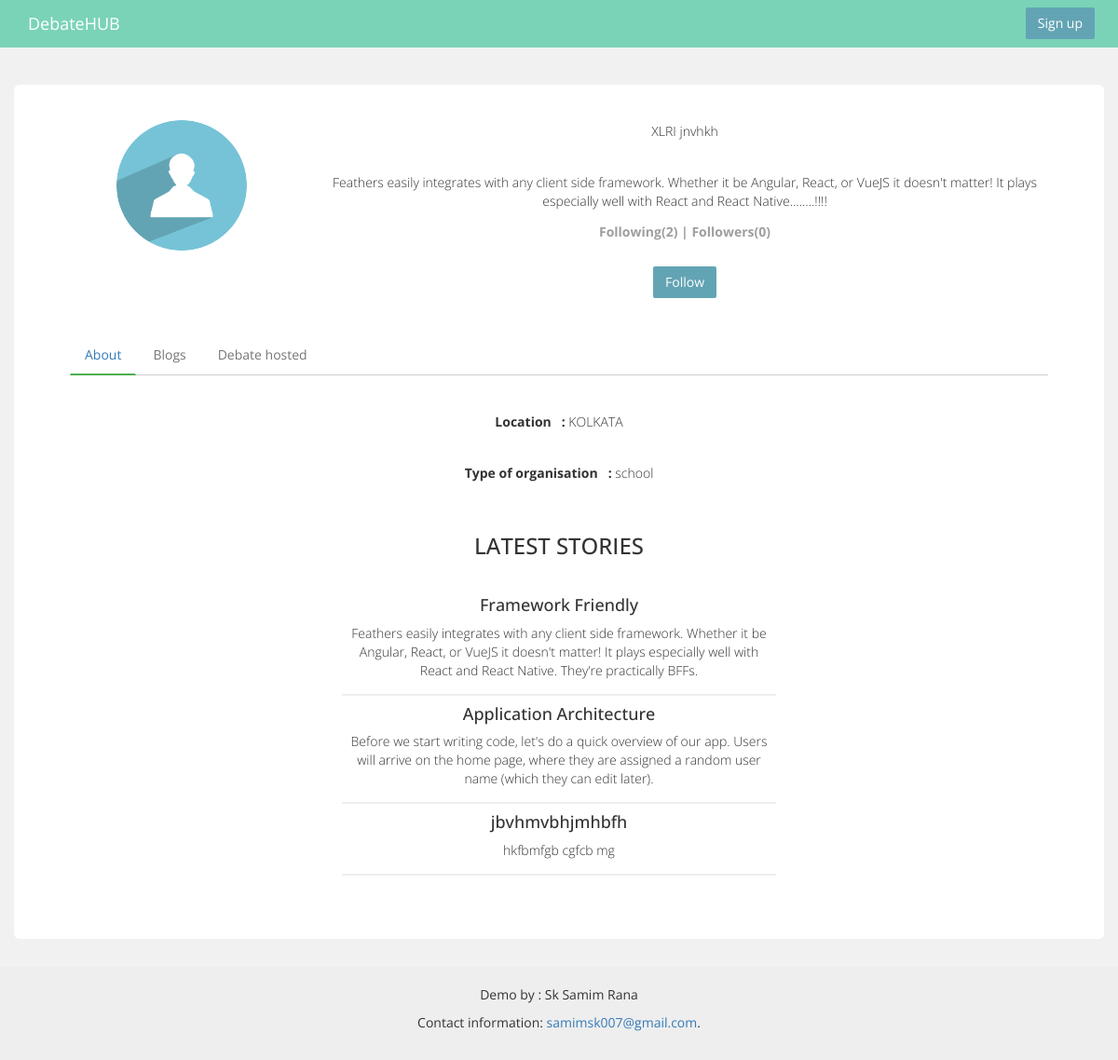
Page /user/superuser/ on the earlier database version.
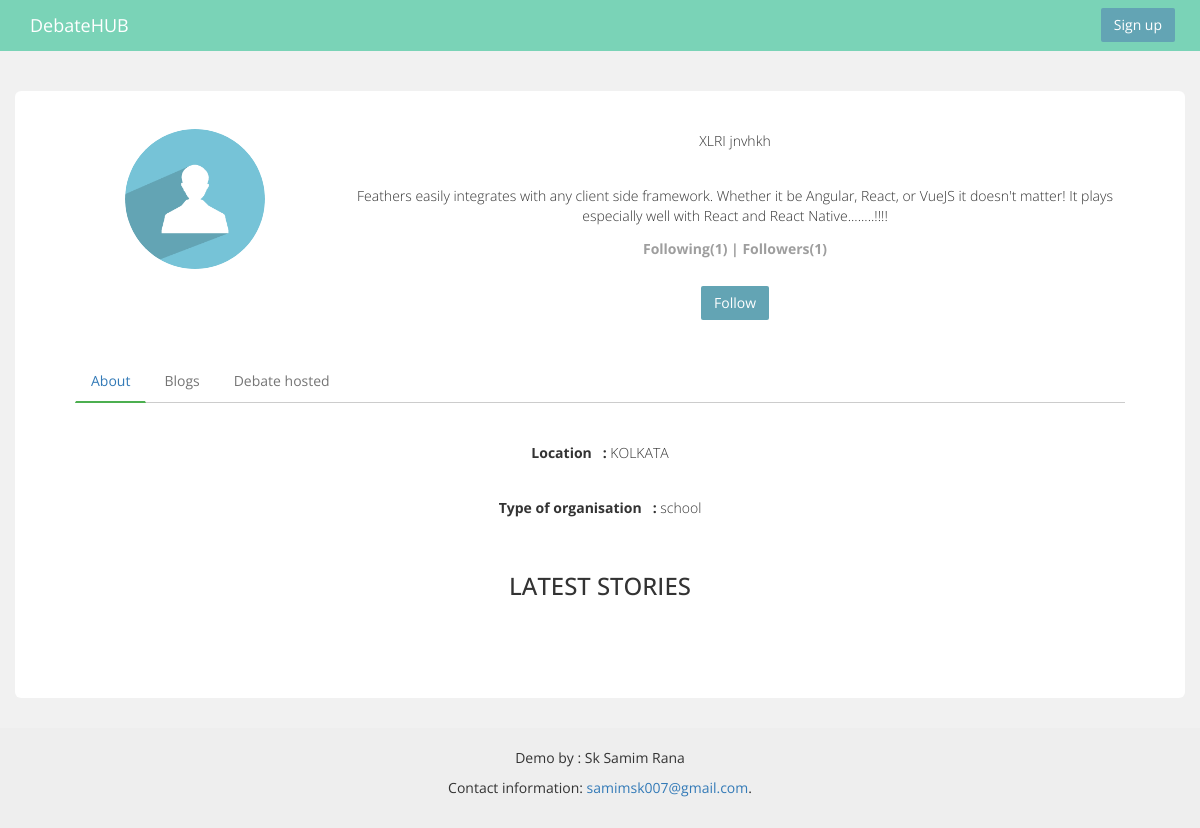
Same page on the later database version.
### UserApp/models.py (models this page shows)
class Story(models.Model):
    posted_by = models.ForeignKey(User, on_delete = models.CASCADE, related_name = "story_by")
    heading   = models.CharField(max_length = 100, blank = False)
    body      = models.CharField(max_length = 200, blank = False)

### UserApp/controller/profile.py (the view)
# urls.py: url(r'^(?P<user_name>\w+)/$', profilepage, name = 'profile'),
def profilepage(request, user_name):
	context = {}
	account = get_object_or_404(User, username = user_name)
	if account.usertype == None:
		context = personfunc(user_name, request)
		return render(request, 'UserApp/person/Profile.html', context)
	else:
		context = organisationfunc(user_name, request)
		return render(request, 'UserApp/org/Profileorg.html', context)

### UserApp/controller/profile.py (called while the page is built)
def organisationfunc(user_name, request):
	context 			= {}
	user_instance 		= get_object_or_404(User, username = user_name)
	org_instance		= get_object_or_404(Organisation, user = user_instance)
	following_followers = get_object_or_404(FollowingUser, person = user_instance)
	cannotfollow		= False
	for i in following_followers.followers.all():
		if i == request.user:
			cannotfollow = True
			break
	context['org']		= user_instance
	context['orgdetails']	= org_instance
	context['highlight']	= "border-bottom: 2px solid #4caf50;"
	context['stories']		=  user_instance.story_by.all()
	context['cannotfollow']	= cannotfollow
	context['following']	= following_followers.following.all().count()
	context['followers']	= following_followers.followers.all().count()
	return context

### devdebate/context_processors.py (called while the page is built)
def add_variable_to_context(request):
	showlogin = True
	if request.user.is_authenticated():
		showlogin = False
	args = {}
	args['showlogin'] 	= showlogin
	args['test']		= 'sam'
	form		= PersonRegistration()
	args.update(csrf(request))
	return {
		'args'		: args,
		'form'		: form
	}

### UserApp/templates/UserApp/org/Profileorg.html (shortened to what this page needs)
{% include "navbar/nav.html" %}
{% load staticfiles %}
<div class="container">
	<div class="row">
		<div class="jumbotron">
			<div class="row">
				<div class="col-lg-3">
			        {% if org.photo %}
			            <img src ="{{ org.photo.url }}" style="width: 60%; border: 2px solid #fff; border-radius: 50%; display: block; margin: auto;">
			        {% else %}
			            <img src ="{% static 'images/person-icon.png' %}" style="width: 60%; border: 2px solid #fff; border-radius: 50%; display: block; margin: auto; margin-top: 15%;">
			        {% endif %}
				</div>
				<div class="col-lg-9 text-center" style="margin-left: auto;">
					<br>
					<br>
					{% if orgdetails.name  %}
					<p>
						{{ orgdetails.name }}
					</p>
					{% else %}
					<p>
					{{ org.username }}
					</p>
					{% endif %}
					<br>
					{% if orgdetails.details %}
					<p>
						{{ orgdetails.details }}
					</p>
					{% else %}
					<p>
					{{ orgdetails.name }} have not added any details yet.
					</p>
					{% endif %}
					<h5 style="color: #9e9e9e"><strong>Following({{ following }}) | Followers({{ followers }})</strong></h5>
				    <br>
				    	{% if cannotfollow == False and org.username != request.user.username  %}
				    	<div id = "deletelink" >
				    	   <button type="button" class="btn btn-primary" id = "followbutton">Follow</button>
				    	</div>
				    	<br>
				    	{% elif  org.username != request.user.username %}
				    	<div id = "getlink" >
				    	   <button type="button" class="btn btn-warning" onclick = "unfollowfunc()" id = "unfollowbutton">unfollow</button>
				    	</div>
				    	{% endif %}
				</div>
			</div>
			<br>
			<ul class="nav nav-tabs" style="border-bottom: 1px solid #ccc;">
	      		<li role="presentation" class="usermenu"><a href="#" style="{{ highlight }}">About</a></li>
	      		<li role="presentation" class="usermenu"><a href="{% url 'blog' org.username %}"
	      			style="color: #757575;">Blogs</a></li>
	      		<li role="presentation" class="usermenu"><a href="{% url 'debatehosted' org.username %}"
	      			style="color: #757575;">Debate hosted</a></li>
	    	</ul>
	    	<br>
	    	<br>
	    	<div class="row text-center" style="padding-left: 7%; padding-right: 7%; ">
	    		{% if orgdetails.location %}
	    		<p><strong>Location &nbsp :</strong>&nbsp{{ orgdetails.location }}</p>
	    		{% else %}
	    		<p><strong>Location &nbsp :</strong>&nbsp Not avilable</p>
	    		{% endif %}
	    		<br>
	    		{% if org.usertype %}
	    		<p><strong>Type of organisation &nbsp :</strong>&nbsp{{ org.usertype }}</p>
	    		{% else %}
	    		<p><strong>Type of organisation &nbsp :</strong>&nbsp Not avilable</p>
	    		{% endif %}
	    	<br>
	    	<h3>LATEST STORIES</h3>
	    	<br>{% if stories %}
	    		{% for story in stories %}
	    		<div style="border-bottom: 2px solid #eee; width: 50%; margin-left: auto;margin-right: auto;">
	    			<h4>{{ story.heading }}</h4>
	    			<p>{{ story.body }}</p>
	    		</div>
	    		{% endfor %}
	    		{% endif %}
	    		<br>
	    	</div>
		</div>
	</div>
</div>
<footer style="background-color: #eee;">
<div class="text-center" >
<br>
  <p>Demo by : Sk Samim Rana</p>
  <p>Contact information: <a href="mailto:samimsk007@gmail.com">
samimsk007@gmail.com</a>.</p>
</div>
<br>
</footer>

Differences in the rows shown:
removed Story: heading "Framework Friendly", body "Feathers easily integrates with any client side framework. Whether it be Angular, React, or VueJS it doesn't matter! It plays especially well with React and React Native. They’re practically BFFs."
removed Story: heading "Application Architecture", body "Before we start writing code, let's do a quick overview of our app. Users will arrive on the home page, where they are assigned a random user name (which they can edit later)."
removed Story: heading "jbvhmvbhjmhbfh", body "hkfbmfgb cgfcb mg"
Other differences:
{{ following }}: "2" → "1"
{{ followers }}: "0" → "1"
